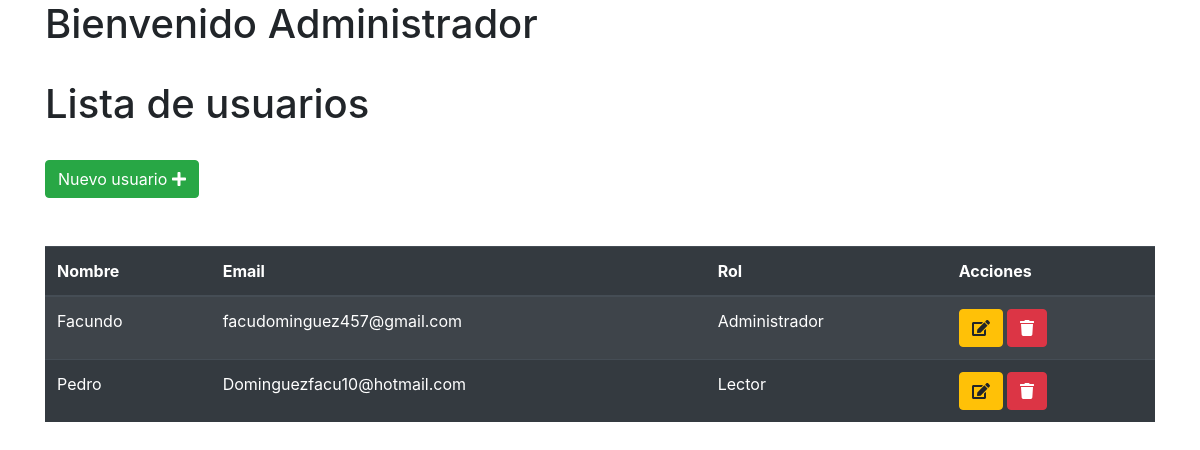
Page /src/modulos/usuario.php on the committed database.
### tables this page shows
CREATE TABLE `clientes` (
  `id` int(11) NOT NULL,
  `email` varchar(50) NOT NULL,
  `clave` varchar(50) NOT NULL,
  `nombre` varchar(50) NOT NULL,
  `rol` int(11) NOT NULL,
  `apellido` varchar(50) NOT NULL,
  `direccion` varchar(50) NOT NULL,
  `telefono` int(11) NOT NULL
);

CREATE TABLE `permisos` (
  `id` int(11) NOT NULL,
  `rol` varchar(50) NOT NULL
);

### src/modulos/usuario.php (the view, shortened to what this page needs)
<!DOCTYPE html>
<html lang="en">
<head>
    <link rel="stylesheet" href="https://cdn.jsdelivr.net/npm/bootstrap@4.4.1/dist/css/bootstrap.min.css">
</head>
<div class="container is-fluid">
    <div class="col-xs-12">
        <h1>Bienvenido Administrador <?php echo $_SESSION['nombre_usuario']; ?></h1>
        <br>
        <h1>Lista de usuarios</h1>
        <br>
        <div>
            <a class="btn btn-success" href="index.php?modulo=registro">Nuevo usuario
                <i class="fa fa-plus"></i>
            </a>
        </div>
        <br>
        <br>
        <table class="table table-striped table-dark " id="table_id">
            <thead>
                <tr>
                    <th>Nombre</th>
                    <th>Email</th>
                    <th>Rol</th>
                    <th>Acciones</th>
                </tr>
            </thead>
            <tbody>
                <?php
                $SQL = "SELECT clientes.id, clientes.nombre, clientes.email,
                 permisos.rol FROM clientes
                LEFT JOIN permisos ON clientes.rol = permisos.id";
                $dato = mysqli_query($con, $SQL);
                if ($dato->num_rows > 0) {
                    while ($fila = mysqli_fetch_array($dato)) {
                ?>
                        <tr>
                            <td><?php echo $fila['nombre']; ?></td>
                            <td><?php echo $fila['email']; ?></td>
                            <td><?php echo $fila['rol']; ?></td>
                            <td>
                                <a class="btn btn-warning" href="index.php?modulo=editar_usuario&id=<?php echo $fila['id'] ?> ">
                                    <i class="fa fa-edit"></i>
                                </a>
                                <a class="btn btn-danger" href="index.php?modulo=eliminar_usuario&id=<?php echo $fila['id'] ?>">
                                    <i class="fa fa-trash"></i>
                                </a>
                            </td>
                        </tr>
                    <?php
                    }
                } else {
                    ?>
                    <tr class="text-center">
                        <td colspan="16">No existen registros</td>
                    </tr>
                <?php
                }
                ?>
                </body>
        </table>
</html>

### rows in the picture
clientes: nombre "Facundo", email "facudominguez457@gmail.com", permisos.rol "Administrador"
clientes: nombre "Pedro", email "Dominguezfacu10@hotmail.com", permisos.rol "Lector"
